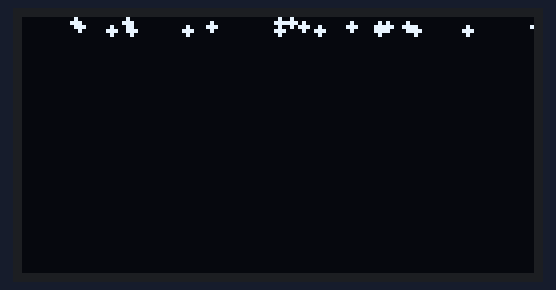
The sketch below on a simulated Arduino Uno, built with avr-gcc and run on an emulated ATmega328P. Shown: 128×64 one-colour display. Random numbers use the default seed unless the sketch sets one.

Above: at 0.55 s.
At 4.59 s:
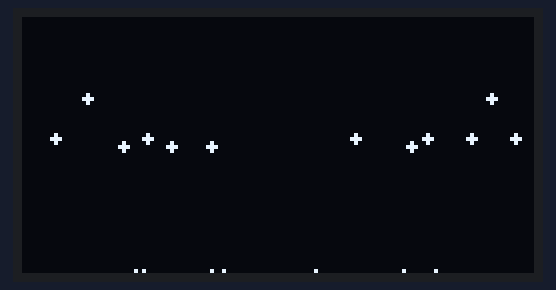
At 8.75 s:
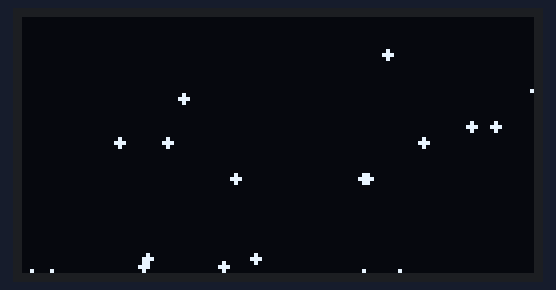
At 17.04 s:
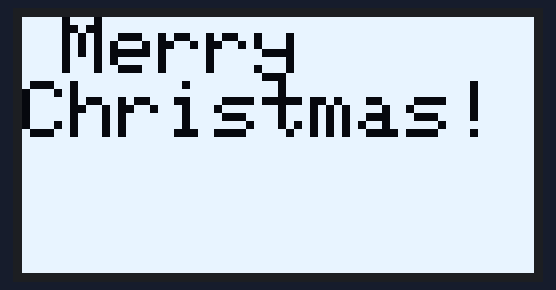
At 25.89 s:
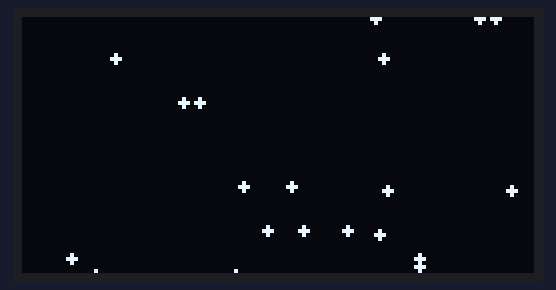
At 34.74 s:
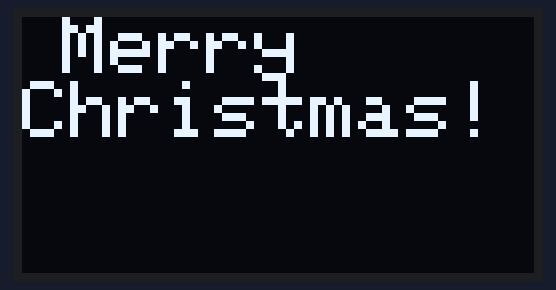

The sketch:

Arduinsnow.ino
```cpp
#include <SPI.h>
#include <Wire.h>
#include "SnowFlake.h"

#define OLED_RESET 4
#define SNOWFLAKES 20

Adafruit_SSD1306 * pDisplay = new Adafruit_SSD1306(OLED_RESET);

SnowFlake * flakes[SNOWFLAKES];

int cycles = 0;
bool invert = false;
void CreateFlakes(){
    for(int i=0;i<SNOWFLAKES;i++){
      flakes[i] = new SnowFlake(pDisplay);
    }
}

void setup() {
  Serial.begin(9600);
  pDisplay->begin(SSD1306_SWITCHCAPVCC, 0x3C);
  CreateFlakes();
  pDisplay->clearDisplay();
  pDisplay->display();
}

void Snow(){
  pDisplay->invertDisplay(false);
  for(int i = 0; i < SNOWFLAKES; i++){
    flakes[i]->ScrollFlake();
    flakes[i]->Draw();
    delay(5);
  }
  pDisplay->display();
  pDisplay->clearDisplay();
}

void MerryChristmas(){
  pDisplay->setTextSize(2);
  pDisplay->setTextColor(WHITE);
  pDisplay->setCursor(10,0);
  pDisplay->println("Merry\nChristmas!");
  pDisplay->invertDisplay(invert);
  if(cycles % 5 == 0 && cycles % 2 != 0)
    invert = !invert;
  pDisplay->display();
  pDisplay->clearDisplay();
}

void loop() {
  if(cycles < 100)
    Snow();

  if(cycles >= 100)
    MerryChristmas();

  if(cycles > 250)
     cycles = 0;

  cycles++;
}
```

Drawable.cpp
```cpp
#include "Drawable.h"

Drawable::Drawable(Adafruit_SSD1306 * pDisplay){
  display =  pDisplay;
}

Drawable::~Drawable(){
}
```

Drawable.h
```cpp
#include <Adafruit_GFX.h>
#include <Adafruit_SSD1306.h>

class Drawable{

  protected:
    int xPos;
    int yPos;
    Adafruit_SSD1306 * display;

  public:
    int GetX(){return xPos;};
    int GetY(){return yPos;};
    void SetX(int x){xPos = x;};
    void SetY(int y){yPos = y;};
    void SetCoords(int x,int y){xPos = x;yPos = y;};
    Drawable(Adafruit_SSD1306 * pDisplay);
    ~Drawable();
};
```

SnowFlake.cpp
```cpp
#include "SnowFlake.h"

SnowFlake::SnowFlake(Adafruit_SSD1306 * pDisplay):Drawable(pDisplay){
  delay(10);
  xPos = random(1,display->width()-1);
  yPos = 0;
  driftMin = -5;
  driftMax = 4;
  gravityMin = 1;
  gravityMax = 4;
  delay(5);
  gravity = random(gravityMin,gravityMax);
}

SnowFlake::~SnowFlake(){

}

void SnowFlake::Draw(){
  display->drawPixel(xPos,yPos,WHITE);
  display->drawPixel(xPos+1,yPos-1,WHITE);
  display->drawPixel(xPos+1,yPos,WHITE);
  display->drawPixel(xPos+1,yPos+1,WHITE);
  display->drawPixel(xPos+2,yPos,WHITE);
}

void SnowFlake::ScrollFlake(){
  yPos += gravity;
  xPos += random(driftMin,driftMax);

  if(xPos > display->width())
    xPos -= display->width();

  if(xPos < 0)
    xPos += display->width();

  if(yPos > display->height()){
    yPos = 0;
    xPos = random(1,display->width()-1);
    gravity = random(gravityMin,gravityMax);
  }
}
```

SnowFlake.h
```cpp
#include "Drawable.h"

class SnowFlake : Drawable{
  protected:
    int gravity;
    int driftMin;
    int driftMax;
    int gravityMin;
    int gravityMax;

  public:
    void Draw();
    void ScrollFlake();
    SnowFlake(Adafruit_SSD1306 * pDisplay);
    ~SnowFlake();
};
```
